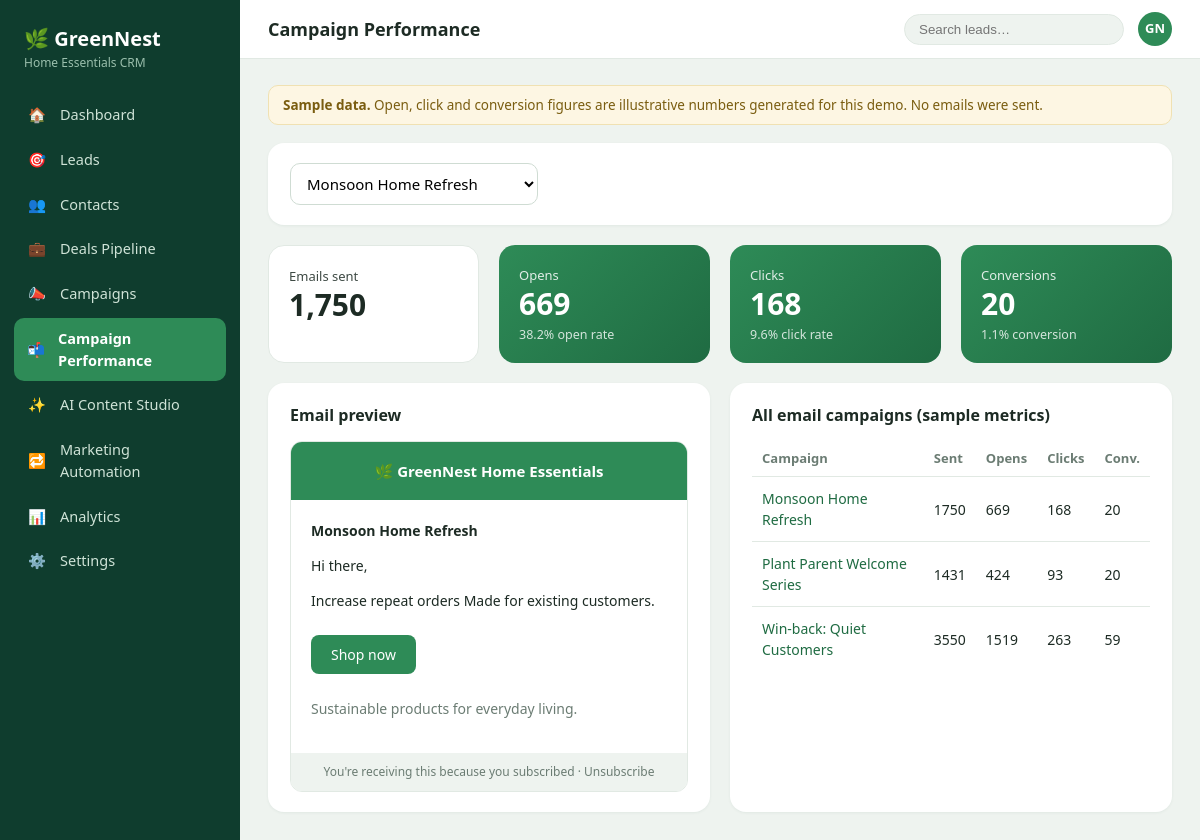
Screenshot of /performance with the database file from the repository.
### tables this page shows
CREATE TABLE campaigns(
        id INTEGER PRIMARY KEY AUTOINCREMENT, name TEXT NOT NULL, channel TEXT, target_audience TEXT,
        objective TEXT, status TEXT DEFAULT 'Draft', budget REAL DEFAULT 0, created_at TEXT);

### app.py (the view)
@app.route("/performance")
def performance():
    email_campaigns = rows("SELECT * FROM campaigns WHERE channel='Email' ORDER BY id")
    selected = None
    if email_campaigns:
        selected = next((c for c in email_campaigns if str(c["id"]) == request.args.get("id")), email_campaigns[0])
    def sample(cid):  # illustrative numbers only, seeded by campaign id
        r = random.Random(cid)
        sent = r.randint(1200, 4200)
        return {"sent": sent, "opens": round(sent * r.uniform(.28, .46)),
                "clicks": round(sent * r.uniform(.04, .11)), "conv": round(sent * r.uniform(.01, .035))}
    table = [(c, sample(c["id"])) for c in email_campaigns]
    return render_template("performance.html", title="Campaign Performance", selected=selected,
                           campaigns=email_campaigns, metrics=sample(selected["id"]) if selected else None, table=table)

### app.py (called while the page is built)
def get_db():
    if "db" not in g:
        g.db = sqlite3.connect(DB_PATH)
        g.db.row_factory = sqlite3.Row
    return g.db

def rows(sql, args=()):
    return get_db().execute(sql, args).fetchall()

@app.context_processor
def inject_globals():
    return {"NAV": NAV, "STATUSES": STATUSES, "SOURCES": SOURCES, "PRODUCTS": PRODUCTS,
            "CHANNELS": CHANNELS, "CAMPAIGN_STATUSES": CAMPAIGN_STATUSES}

### templates/performance.html
{% extends "base.html" %}
{% block body %}
<div class="note"><b>Sample data.</b> Open, click and conversion figures are illustrative numbers generated for this demo. No emails were sent.</div>
{% if selected %}
<div class="panel"><form class="filters" method="get"><select name="id" aria-label="Choose email campaign" onchange="this.form.submit()">{% for c in campaigns %}<option value="{{ c.id }}" {{ 'selected' if c.id==selected.id }}>{{ c.name }}</option>{% endfor %}</select><noscript><button class="btn ghost">Show</button></noscript></form></div>
<div class="grid g4" style="margin-bottom:20px">
<div class="kpi light"><span>Emails sent</span><b>{{ '{:,}'.format(metrics.sent) }}</b></div>
<div class="kpi"><span>Opens</span><b>{{ '{:,}'.format(metrics.opens) }}</b><small>{{ (metrics.opens/metrics.sent*100)|round(1) }}% open rate</small></div>
<div class="kpi"><span>Clicks</span><b>{{ '{:,}'.format(metrics.clicks) }}</b><small>{{ (metrics.clicks/metrics.sent*100)|round(1) }}% click rate</small></div>
<div class="kpi"><span>Conversions</span><b>{{ '{:,}'.format(metrics.conv) }}</b><small>{{ (metrics.conv/metrics.sent*100)|round(1) }}% conversion</small></div></div>
<div class="grid g2"><div class="panel"><h2>Email preview</h2><div class="email-prev"><div class="hd">🌿 GreenNest Home Essentials</div>
<div class="bd"><b>{{ selected.name }}</b><p>Hi there,</p><p>{{ selected.objective or 'Discover our latest eco-friendly home essentials.' }} Made for {{ selected.target_audience|lower or 'you' }}.</p><span class="cta">Shop now</span><p class="muted">Sustainable products for everyday living.</p></div><div class="ft">You're receiving this because you subscribed · Unsubscribe</div></div></div>
<div class="panel"><h2>All email campaigns (sample metrics)</h2><div class="table-wrap"><table><tr><th>Campaign</th><th>Sent</th><th>Opens</th><th>Clicks</th><th>Conv.</th></tr>
{% for c, m in table %}<tr><td><a href="{{ url_for('performance', id=c.id) }}">{{ c.name }}</a></td><td>{{ m.sent }}</td><td>{{ m.opens }}</td><td>{{ m.clicks }}</td><td>{{ m.conv }}</td></tr>{% endfor %}</table></div></div></div>
{% else %}<div class="panel muted">No email campaigns yet. <a href="{{ url_for('campaign_add') }}">Create one</a> with the Email channel.</div>{% endif %}
{% endblock %}

### static/style.css (style rules this page uses)
:root { --side:#0f3d2e;--side2:#16513c;--bg:#eef3ef;--panel:#fff;--green:#2e8b57;--green-d:#1f6b42;--green-l:#e3f1e8; --text:#1d2b24;--muted:#6b7c73;--line:#e1e9e3;--red:#c0392b;--amber:#c98a0b;--blue:#2f6fa3 }
* { box-sizing:border-box }
body { margin:0;font-family:"Segoe UI",system-ui,sans-serif;background:var(--bg);color:var(--text);font-size:15px;line-height:1.5 }
a { color:var(--green-d);text-decoration:none }
.panel { background:var(--panel);border-radius:16px;padding:20px 22px;margin-bottom:20px;box-shadow:0 1px 3px rgba(15,61,46,.06) }
.panel h2 { font-size:16px;margin:0 0 14px }
.grid { display:grid;gap:20px }
.g4 { grid-template-columns:repeat(4,1fr) }
.g2 { grid-template-columns:repeat(2,1fr) }
.kpi { background:linear-gradient(135deg,var(--green),var(--green-d));color:#fff;border-radius:16px;padding:18px 20px }
.kpi.light { background:#fff;color:var(--text);border:1px solid var(--line) }
.kpi span { font-size:13px;opacity:.85 }
.kpi b { display:block;font-size:30px;line-height:1.2 }
.kpi small { opacity:.8 }
table { width:100%;border-collapse:collapse;font-size:14px }
th { text-align:left;color:var(--muted);font-weight:600;font-size:13px;padding:8px 10px;border-bottom:1px solid var(--line) }
td { padding:11px 10px;border-bottom:1px solid var(--line);vertical-align:middle }
tr:last-child td { border-bottom:0 }
.table-wrap { overflow-x:auto }
select,input[type=text],input[type=email],input[type=number],textarea { font:inherit;padding:9px 12px;border:1px solid #cfdcd3;border-radius:10px;background:#fff;width:100% }
.filters { display:flex;gap:10px;flex-wrap:wrap }
.filters select,.filters input { width:auto }
.note { background:#fdf6e3;border:1px solid #f0e1b2;color:#7a5d10;padding:9px 14px;border-radius:10px;font-size:13.5px;margin-bottom:18px }
.email-prev { border:1px solid var(--line);border-radius:12px;overflow:hidden;max-width:520px }
.email-prev .hd { background:var(--green);color:#fff;padding:18px;text-align:center;font-weight:700 }
.email-prev .bd { padding:20px;font-size:14px }
.email-prev .cta { display:inline-block;background:var(--green);color:#fff;padding:9px 20px;border-radius:8px;margin:10px 0 }
.email-prev .ft { background:var(--bg);padding:10px;text-align:center;font-size:12px;color:var(--muted) }
.muted { color:var(--muted) }

### rows the page displays
campaigns: name "Monsoon Home Refresh", objective "Increase repeat orders", target_audience "existing customers", sent "1750", opens "669", clicks "168", conv "20"
campaigns: name "Plant Parent Welcome Series", sent "1431", opens "424", clicks "93", conv "20"
campaigns: name "Win-back: Quiet Customers", sent "3550", opens "1519", clicks "263", conv "59"

### other values shown
{{ icon }} "🏠" "🎯" "👥" "💼" "📣" "📬" "✨" "🔁" "📊" "⚙️"
{{ label }} "Dashboard" "Leads" "Contacts" "Deals Pipeline" "Campaigns" "Campaign Performance" "AI Content Studio" "Marketing Automation" "Analytics" "Settings"
{{ title }} "Campaign Performance"
{{ '{:,}'.format(metrics.sent) }} "1,750"
{{ '{:,}'.format(metrics.opens) }} "669"
{{ (metrics.opens/metrics.sent*100)|round(1) }} "38.2"
{{ '{:,}'.format(metrics.clicks) }} "168"
{{ (metrics.clicks/metrics.sent*100)|round(1) }} "9.6"
{{ '{:,}'.format(metrics.conv) }} "20"
{{ (metrics.conv/metrics.sent*100)|round(1) }} "1.1"
form field id "Monsoon Home Refresh"
